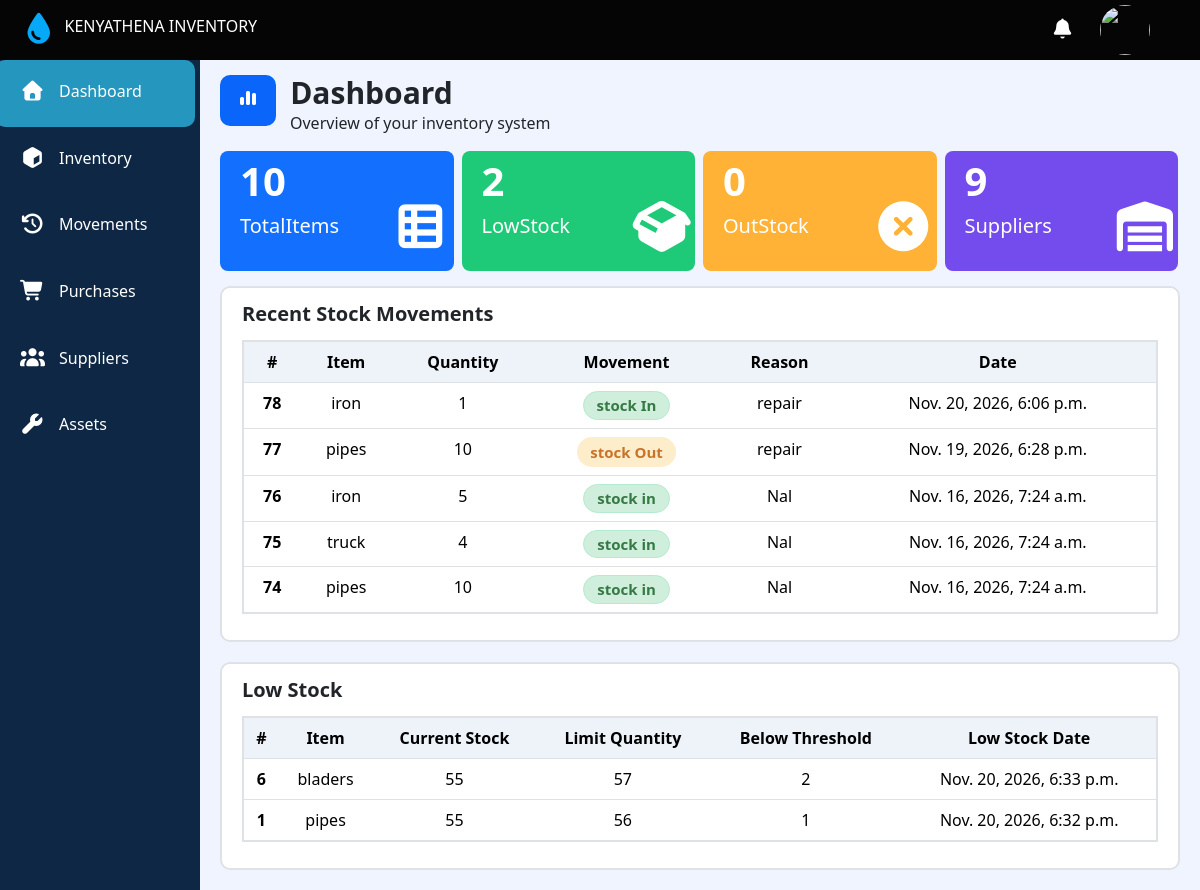
/dashboard/, run on the app's committed database.
### main/models.py (models this page shows, shortened)
class StockMovements(models.Model):
  Movement_type=[
    ('in','Stock In'),
    ('Out','Stock Out'),
  ]
  item = models.CharField(max_length=200)
  quantity = models.PositiveIntegerField()
  supplier_issued_to = models.CharField(max_length=200,null=True,blank=True)
  date=models.DateTimeField(auto_now_add=True)
  movement = models.CharField(max_length=200,choices=Movement_type)
  reason = models.CharField(max_length=300,null=True,blank=True)
  note = models.CharField(max_length=1000,null=True,blank=True)

class Stock(models.Model):
  stock_status =[
    ('low_stock','LowStock'),
    ('outStock','Out_Of_Stock'),
    ('inStock','In_Stock')
  ]
  item = models.CharField(max_length=200,unique=True)
  quantity = models.PositiveIntegerField(default=0)
  status = models.CharField(choices=stock_status,null=True)
  low_stock_date = models.DateTimeField(null=True,blank=True)
  low_by = models.PositiveIntegerField(null=True,blank=True)

class assets(models.Model):
  item = models.CharField(max_length=200)
  limit_quantity = models.PositiveIntegerField()

### main/views.py (the view)
# urls.py: 2. Add a URL to urlpatterns:  path('', views.home, name='home')
def home(request):
  low_stock_table= Stock.objects.filter(status='low_stock').order_by('-id')
  stock_Movements = StockMovements.objects.all().order_by('-id')[:5]
  outStock = Stock.objects.filter(status='outStock').count()
  lowStock = Stock.objects.filter(status='low_stock').count()
  items = Stock.objects.all().count()
  suppliers_count= Suppliers.objects.all().count()
  asset = assets.objects.all()
  context = {
    'suppliers_count':suppliers_count,
    'outStock':outStock,
    'lowStock':lowStock,
    'items':items,
    'stock_Movements':stock_Movements,
    'low_stock_table':low_stock_table,
    'asset':asset,
    }
  return render(request,'main/dashboard.html',context)

### main/templates/main/dashboard.html (shortened to what this page needs)
{% extends 'main/base.html' %}
{% block content %}
  <main>
    <div class="Stock">
      <span class="icon"><i class="fa-solid fa-chart-simple"></i></span>
        <span class="dashboard_title">Dashboard </span>
        <p>Overview of your inventory system</p>
    </div>
    <div class="main">
      <div class="totalItems">
        <div class="containerdiv">
          <div class="number">{{items}}</div>
          <div class="name">TotalItems</div>
        </div>
        <div class="icon">
          <i class="fa-solid fa-table-list"></i>
        </div>
      </div>
      <div class="lowStock">
        <div>
          <div class="containerdiv">
            <div class="number">{{lowStock}}</div>
            <div class="name">LowStock</div>
          </div>
        </div>
        <div class="icon">
          <i class="fa-solid fa-box-open"></i>
        </div>
      </div>
      <div class="outStock">
        <div>
          <div class="containerdiv">
            <div class="number">{{outStock}}</div>
          <div class="name">OutStock</div>
          </div>
        </div>
        <div class="icon">
          <i class="fa-solid fa-circle-xmark"></i>
        </div>
      </div>
      <div class="suppliers">
        <div>
          <div class="containerdiv">
            <div class="number">{{suppliers_count}}</div>
            <div class="name">Suppliers</div>
          </div>
        </div>
        <div class="icon">
          <i class="fa-solid fa-warehouse"></i>
        </div>
      </div>
    </div>
<div class="recent-inventory-table" id="recent-inventory-table">
    <div class="recent-title">
        <div>
            <a class="current-stock-link" href="">
                Recent Stock Movements
            </a>
        </div>
    </div>
    <table class="table" id="inventory-table">
        <thead>
            <tr>
                <th scope="col">#</th>
                <th scope="col">Item</th>
                <th scope="col">Quantity</th>
                <th scope="col">Movement</th>
                <th scope="col">Reason</th>
                <th scope="col" >Date</th>
            </tr>
        </thead>
        <tbody>
            {% for item in stock_Movements %}
            <tr>
                <th scope="row">{{item.id}}</th>
                <td>{{item.item}}</td>
                <td>{{item.quantity}}</td>
                {% if item.movement == 'Out' %}
                <td>
                  <span class="movement_Out">stock {{item.movement}}</span>
                </td>
                {% else %}
                <td>
                  <span class="movement_In">stock {{item.movement}}</span>
                </td>
                {% endif %}
                <td>{{item.reason}}</td>
                <td>{{item.date}}</td>
            </tr>
            {% endfor %}
        </tbody>
    </table>
</div>
<div class="recent-inventory-table" id="recent-inventory-table">
    <div class="recent-title">
        <div>
            <a class="current-stock-link" href="">
                Low Stock
            </a>
        </div>
    </div>
    <table class="table" id="inventory-table">
        <thead>
            <tr>
                <th scope="col">#</th>
                <th scope="col">Item</th>
                <th scope="col">Current Stock</th>
                <th scope="col">Limit Quantity</th>
                <th scope="col">Below Threshold</th>
                <th scope="col">Low Stock Date</th>
            </tr>
        </thead>
        <tbody>
            {% for item in low_stock_table %}
            <tr>
                <th scope="row">{{item.id}}</th>
                <td>{{item.item}}</td>
                <td>{{item.quantity}}</td>
                {% for a in asset %}
                 {% if a.item == item.item %}
                <td>{{a.limit_quantity}}</td>
                {% endif %}
                {% endfor %}
                <td>{{item.low_by}}</td>
                <td>{{item.low_stock_date}}</td>
            </tr>
            {% endfor %}
        </tbody>
    </table>
</div>
  </main>
{% endblock %}

### main/static/main/css/masawe.css (style rules this page uses)
body { margin: 90px 0 0 220px; padding: 0; box-sizing: border-box; background-color: rgb(240, 244, 254); }
html, body { scrollbar-width: none; -ms-overflow-style: none; }
.main { display: grid; grid-template-columns: 1fr 1fr 1fr 1fr; column-gap: 6px; margin-right: 20px; margin-bottom:10px; }
.main div { display: grid; grid-template-columns: 1fr 2fr; justify-content: end; height: 120px; margin-right: 2px; border-radius: 8px; }
.main div .containerdiv { display: flex; flex-direction: column; color: white; font-size: 20px; padding-left: 20px; }
div .containerdiv .number { display: inline-flex; align-items: end; justify-content: start; font-weight: 700; font-size: 40px; }
div .icon { display: inline-flex; align-items: end; }
div .icon i { font-size: 50px; margin-bottom: 20px; color: #fff; }
main .totalItems { background-color:rgb(19, 112, 254); }
main .lowStock { background-color: rgb(30, 201, 119); }
main .outStock { background-color: rgb(255, 178, 54); }
main .suppliers { background-color: rgb(116, 75, 237); }
main .Stock { margin-bottom: 12px; }
.Stock span { font-size: 20px; font-weight: 700; }

### main/templates/main/navbar.html (style rules this page uses)
a { display: flex; text-decoration: none; color: white; align-items: center; height: 100%; width: 100%; }

### main/templates/main/dashboard.html (style rules this page uses)
main .Stock { margin-top: -20px; }
main .Stock i { color: white; font-size: 16px; padding-top:5px; }
main .Stock .icon { background-color: rgb(10, 102, 251); padding: 10px 18px 0px 18px; display:inline-flex; align-items: center; border-radius: 10px; justify-content: center; }
main .Stock p:last-child { margin-left: 70px; margin-top: -15px; }
main .Stock .dashboard_title { margin-top: -4px; font-size: 30px; margin-left: 10px; }
.recent-inventory-table { border:2px solid rgba(222, 226, 230); margin-right: 20px; padding:10px 20px; margin-top: 15px; border-radius: 10px; background-color: white; margin-bottom: 20px; }
.recent-inventory-table .recent-title { display: flex; justify-content: space-between; align-items: center; margin-top: -5px; }
.recent-inventory-table .recent-title div:first-child { font-weight: 700; font-size: 20px; }
.recent-inventory-table .current-stock-link { display: inline; color: inherit; text-decoration: none; }
.recent-inventory-table .recent-title div:last-child { transform: translateY(6px); }
.recent-inventory-table .table { margin-top: 17px; border: 2px solid rgba(222, 226, 230); border-radius: 10px; padding: 10; text-align: center; }
.recent-inventory-table .table thead tr th { background-color: rgba(237, 243, 249); }
.movement_In { display: inline-block; padding: 2px 13px; border-radius: 20px; background:rgb(207, 238, 220);; border: 1px solid #b4ebcf; color: rgb(54, 121, 68); font-size: 15px; font-weight: 600; }
.movement_Out { display: inline-block; padding: 4px 13px; border-radius: 20px; background: rgb(254, 237, 202); color: rgb(199, 116, 43); font-size: 15px; font-weight: 600; }

### data on the page
StockMovements: id "78", item "iron", quantity "1", movement "In", reason "repair", date "Nov. 20, 2026, 6:06 p.m."
StockMovements: id "77", item "pipes", quantity "10", movement "Out", reason "repair", date "Nov. 19, 2026, 6:28 p.m."
StockMovements: id "76", item "iron", quantity "5", movement "in", reason "Nal", date "Nov. 16, 2026, 7:24 a.m."
StockMovements: id "75", item "truck", quantity "4", movement "in", reason "Nal", date "Nov. 16, 2026, 7:24 a.m."
StockMovements: id "74", item "pipes", quantity "10", movement "in", reason "Nal", date "Nov. 16, 2026, 7:24 a.m."
Stock: id "6", item "bladers", quantity "55", low_by "2", low_stock_date "Nov. 20, 2026, 6:33 p.m."
assets: limit_quantity "57"
Stock: id "1", item "pipes", quantity "55", low_by "1", low_stock_date "Nov. 20, 2026, 6:32 p.m."
assets: limit_quantity "56"

### other printed values
{{ items }} "10"
{{ lowStock }} "2"
{{ outStock }} "0"
{{ suppliers_count }} "9"
